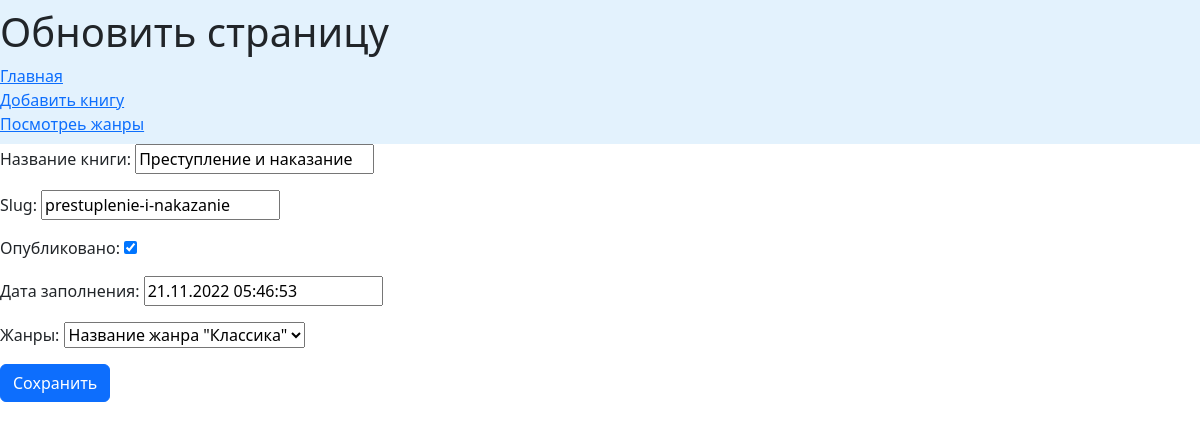
The app's page /book/update/49/ with its own data.
### books/models.py (models this page shows, shortened)
class Book(models.Model):
    name = models.CharField(
        'Название книги', max_length=150, default='', null=True)
    slug = models.CharField('slug', max_length=150, default="", blank=True)
    is_published = models.BooleanField('Опубликовано', default=False)
    pub_date = models.DateTimeField('Дата заполнения', default=timezone.now,
                                    blank=True)
    genre = models.ForeignKey(
        'Genre', on_delete=models.CASCADE, default='Без категории', verbose_name="Жанры")
    class Meta:
        verbose_name = 'Книга'
        verbose_name_plural = 'Книги'

class Genre(models.Model):
    genre = models.CharField(
        'Название жанра', max_length=150, default='', null=True)
    class Meta:
        verbose_name = 'Жанр'
        verbose_name_plural = 'Жанры'
    def __str__(self):
        return f"Название жанра \"{self.genre}\""

### books/views.py (the view)
# urls.py: path('book/update/<int:pk>/', UpdateBook.as_view(), name='book_update'),
class UpdateBook(DataMixin, SuccessMessageMixin, UpdateView):
    model = Book
    template_name = 'pages/book_update.html'
    fields = '__all__'
    template_name_suffix = '_update_form'
    success_url = reverse_lazy('books:book_all')
    success_message = "Книга: %(name)s сохранена"
    def get_context_data(self, *, object_list=None, **kwargs):
        context = super().get_context_data(**kwargs)
        c_def = self.get_user_context(title="Обновить страницу")
        return dict(list(context.items()) + list(c_def.items()))
    def get_queryset(self):
        return Book.objects.filter(is_published=True)

### books/utils.py (called while the page is built)
    def get_user_context(self, **kwargs):
        user_menu = menu.copy()
        if not self.request.user.is_authenticated:
            user_menu.pop(3)
        context = kwargs
        genre = Genre.objects.all()
        context['menu'] = user_menu
        context['genre'] = genre
        return context

### templates/pages/book_update.html (shortened to what this page needs)
{% extends 'base.html' %}
{% load cache %}
{% block content %}
        <form method="POST" enctype="multipart/form-data">
            {{ form.as_p }}
            <button type="submit" class="btn btn-primary">Сохранить</button>
        </form>
{% endblock content %}

### records on screen
Book: name "Преступление и наказание", slug "prestuplenie-i-nakazanie", is_published "☑", pub_date "21.11.2022 05:46:53"
Genre: genre "Название жанра \"Классика\""

### other values on screen
{{ title }} "Обновить страницу"
{{ item_menu.title }} "Главная" "Добавить книгу" "Посмотреь жанры"
